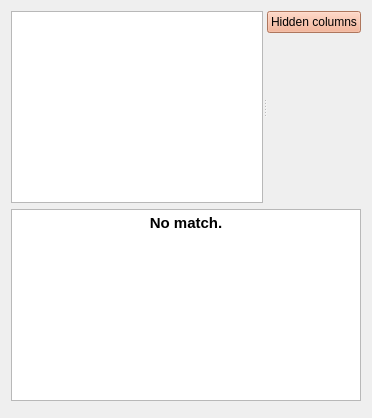
      <widget class="QWidget" name="layoutWidget">
       <layout class="QVBoxLayout" name="verticalLayout_3" stretch="1,0,0">
        <item>
         <widget class="QSplitter" name="splitter_columns">
          <property name="orientation">
           <enum>Qt::Horizontal</enum>
          </property>
          <property name="childrenCollapsible">
           <bool>false</bool>
          </property>
          <widget class="CoqResultsTableView" name="data_preview">
           <property name="sizePolicy">
            <sizepolicy hsizetype="Expanding" vsizetype="Expanding">
             <horstretch>0</horstretch>
             <verstretch>0</verstretch>
            </sizepolicy>
           </property>
           <property name="editTriggers">
            <set>QAbstractItemView::AllEditTriggers</set>
           </property>
           <property name="alternatingRowColors">
            <bool>true</bool>
           </property>
           <property name="selectionMode">
            <enum>QAbstractItemView::ExtendedSelection</enum>
           </property>
           <property name="selectionBehavior">
            <enum>QAbstractItemView::SelectItems</enum>
           </property>
           <property name="textElideMode">
            <enum>Qt::ElideRight</enum>
           </property>
           <property name="verticalScrollMode">
            <enum>QAbstractItemView::ScrollPerPixel</enum>
           </property>
           <property name="horizontalScrollMode">
            <enum>QAbstractItemView::ScrollPerPixel</enum>
           </property>
          </widget>
          <widget class="QWidget" name="widget_hidden_columns" native="true">
           <layout class="QHBoxLayout" name="horizontalLayout_6" stretch="0,1">
            <property name="spacing">
             <number>0</number>
            </property>
            <property name="margin">
             <number>0</number>
            </property>
            <item>
             <layout class="QVBoxLayout" name="verticalLayout_8">
              <property name="spacing">
               <number>0</number>
              </property>
              <item>
               <widget class="CoqRotatedButton" name="button_toggle_hidden">
                <property name="sizePolicy">
                 <sizepolicy hsizetype="Fixed" vsizetype="Fixed">
                  <horstretch>0</horstretch>
                  <verstretch>0</verstretch>
                 </sizepolicy>
                </property>
                <property name="styleSheet">
                 <string notr="true">color: rgb(0, 0, 0);
background-color: rgb(244, 165, 130);</string>
                </property>
                <property name="text">
                 <string>Hidden columns</string>
                </property>
               </widget>
              </item>
              <item>
               <spacer name="verticalSpacer_5">
                <property name="orientation">
                 <enum>Qt::Vertical</enum>
                </property>
                <property name="sizeHint" stdset="0">
                 <size>
                  <width>0</width>
                  <height>0</height>
                 </size>
                </property>
               </spacer>
              </item>
             </layout>
            </item>
            <item>
             <widget class="CoqHiddenResultsTable" name="hidden_columns">
              <property name="sizePolicy">
               <sizepolicy hsizetype="Ignored" vsizetype="Expanding">
                <horstretch>0</horstretch>
                <verstretch>0</verstretch>
               </sizepolicy>
              </property>
              <property name="editTriggers">
               <set>QAbstractItemView::SelectedClicked</set>
              </property>
              <property name="alternatingRowColors">
               <bool>true</bool>
              </property>
              <property name="selectionMode">
               <enum>QAbstractItemView::ExtendedSelection</enum>
              </property>
              <property name="selectionBehavior">
               <enum>QAbstractItemView::SelectRows</enum>
              </property>
              <property name="textElideMode">
               <enum>Qt::ElideRight</enum>
              </property>
              <property name="verticalScrollMode">
               <enum>QAbstractItemView::ScrollPerPixel</enum>
              </property>
              <property name="horizontalScrollMode">
               <enum>QAbstractItemView::ScrollPerPixel</enum>
              </property>
             </widget>
            </item>
           </layout>
          </widget>
         </widget>
        </item>
        <item>
         <widget class="QTextEdit" name="text_no_match">
          <property name="enabled">
           <bool>true</bool>
          </property>
          <property name="sizePolicy">
           <sizepolicy hsizetype="Expanding" vsizetype="Preferred">
            <horstretch>0</horstretch>
            <verstretch>0</verstretch>
           </sizepolicy>
          </property>
          <property name="html">
           <string>&lt;!DOCTYPE HTML PUBLIC &quot;-//W3C//DTD HTML 4.0//EN&quot; &quot;http://www.w3.org/TR/REC-html40/strict.dtd&quot;&gt;
&lt;html&gt;&lt;head&gt;&lt;meta name=&quot;qrichtext&quot; content=&quot;1&quot; /&gt;&lt;style type=&quot;text/css&quot;&gt;
p, li { white-space: pre-wrap; }
&lt;/style&gt;&lt;/head&gt;&lt;body style=&quot; font-family:'Droid Sans'; font-size:11pt; font-weight:400; font-style:normal;&quot;&gt;
&lt;p align=&quot;center&quot; style=&quot; margin-top:0px; margin-bottom:0px; margin-left:0px; margin-right:0px; -qt-block-indent:0; text-indent:0px;&quot;&gt;&lt;span style=&quot; font-weight:600;&quot;&gt;No match.&lt;/span&gt;&lt;/p&gt;&lt;/body&gt;&lt;/html&gt;</string>
          </property>
          <property name="textInteractionFlags">
           <set>Qt::NoTextInteraction</set>
          </property>
         </widget>
        </item>
        <item>
         <widget class="CoqFindWidget" name="widget_find" native="true"/>
        </item>
       </layout>
      </widget>
